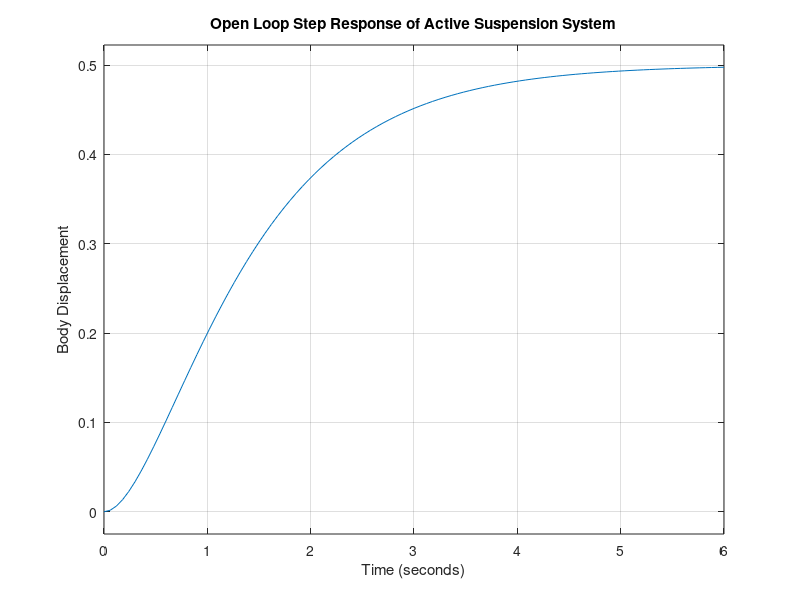

This figure's MATLAB source: (Note: this script raises an error after producing the figure.)
clc;
clear;
close all;

% Define transfer function
num = [1];
den = [1 3 2];

G = tf(num, den);

% Display transfer function
disp('Open Loop Transfer Function:');
G

% Plot step response
figure;
step(G);
grid on;

title('Open Loop Step Response of Active Suspension System');
xlabel('Time (seconds)');
ylabel('Body Displacement');

% Display performance characteristics
info = stepinfo(G);

disp('Performance Parameters:');
disp(info);
